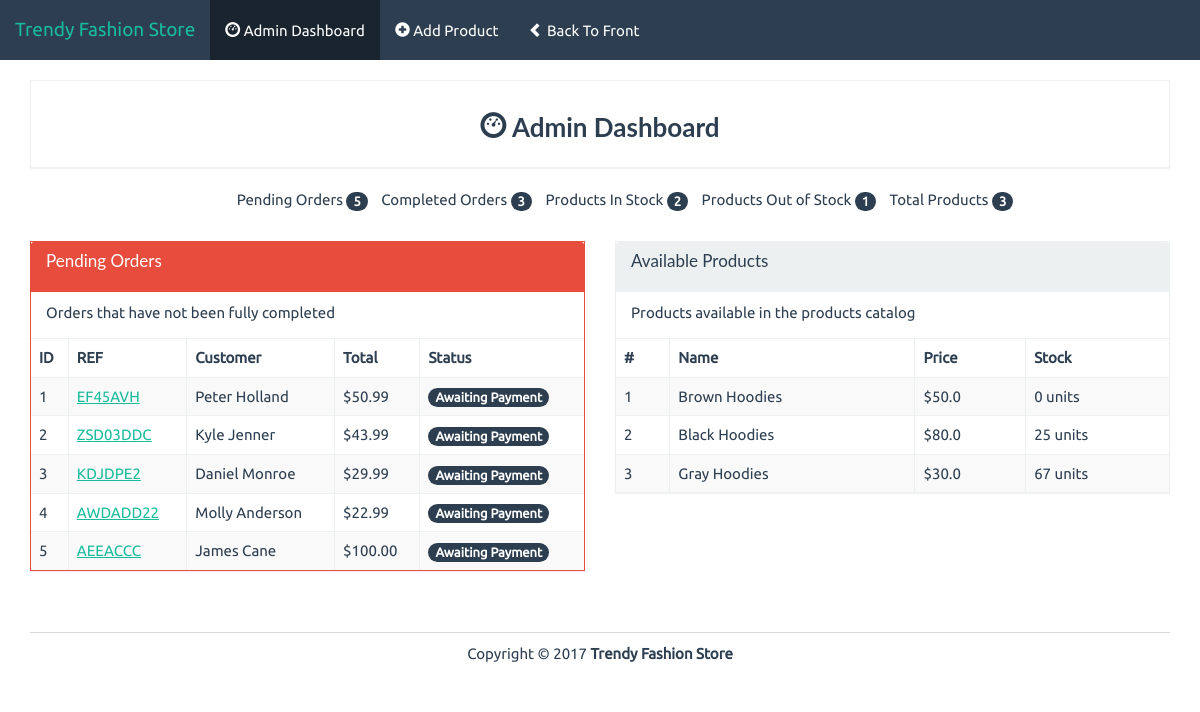
The page /admin on the database its author committed.
### models.py (models this page shows)
class Product(db.Model):
    id = db.Column(db.Integer, primary_key=True)
    name = db.Column(db.String(50), unique=True)
    price = db.Column(db.Integer)  # in cents
    stock = db.Column(db.Integer)
    description = db.Column(db.String(500))
    image = db.Column(db.String(100))
    item_id = db.relationship('Order_Item', backref='product', lazy='dynamic')

### views.py (the view)
@app.route('/admin')
def admin():
    products = Product.query.all()
    products_in_stock = Product.query.filter(Product.stock > 0).count()
    return render_template('admin/index.html', admin=True, products=products, products_in_stock=products_in_stock)

### templates/admin/index.html (shortened to what this page needs)
{% extends "base.html" %}
{% block body %}
<div class="row pad">
	<div class="col-lg-12">
		<div class="panel panel-default">
			<div class="panel-body text-center">
				<h3 class="bold"><i class="glyphicon glyphicon-dashboard"></i> Admin Dashboard</h3>
			</div>
		</div>
	</div>
	<div class="col-lg-12">
		<ul class="summary">
			<li class="">Pending Orders <span class="badge">5</span></li>
			<li class="">Completed Orders <span class="badge">3</span></li>
			<li class="">Products In Stock <span class="badge">{{ products_in_stock }}</span></li>
			<li class="">Products Out of Stock <span class="badge">{{ products|length - products_in_stock }}</span></li>
			<li class="">Total Products <span class="badge">{{ products|length }}</span></li>
		</ul>
	</div>
</div>
<div class="row pad">
	<div class="col-lg-6 pad">
		<div class="panel panel-danger">
			<div class="panel-heading">
				<h3 class="panel-title">Pending Orders</h3>
			</div>
			<div class="panel-body">
				Orders that have not been fully completed
			</div>
			<div class="table-responsive">
				<table class="table table-striped table-bordered">
					<thead>
						<tr>
							<th>ID</th><th>REF</th><th>Customer</th><th>Total</th><th>Status</th>
						</tr>
					</thead>
					<tbody>
						<tr>
							<td>1</td>
							<td><a href="./view-order.html">EF45AVH</a></td>
							<td>Peter Holland</td>
							<td>&dollar;50.99</td>
							<td><span class="badge">Awaiting Payment</span></td>
						</tr>
						<tr>
							<td>2</td>
							<td><a href="./view-order.html">ZSD03DDC</a></td>
							<td>Kyle Jenner</td>
							<td>&dollar;43.99</td>
							<td><span class="badge">Awaiting Payment</span></td>
						</tr>
						<tr>
							<td>3</td>
							<td><a href="./view-order.html">KDJDPE2</a></td>
							<td>Daniel Monroe</td>
							<td>&dollar;29.99</td>
							<td><span class="badge">Awaiting Payment</span></td>
						</tr>
						<tr>
							<td>4</td>
							<td><a href="./view-order.html">AWDADD22</a></td>
							<td>Molly Anderson</td>
							<td>&dollar;22.99</td>
							<td><span class="badge">Awaiting Payment</span></td>
						</tr>
						<tr>
							<td>5</td>
							<td><a href="./view-order.html">AEEACCC</a></td>
							<td>James Cane</td>
							<td>&dollar;100.00</td>
							<td><span class="badge">Awaiting Payment</span></td>
						</tr>
					</tbody>
				</table>
			</div>
		</div>
	</div>
	<div class="col-lg-6 pad">
		<div class="panel panel-default">
			<div class="panel-heading">
				<h3 class="panel-title">Available Products</h3>
			</div>
			<div class="panel-body">
				Products available in the products catalog
			</div>
			<div class="table-responsive">
				<table class="table table-striped table-bordered">
					<thead>
						<tr>
							<th>#</th><th>Name</th><th>Price</th><th>Stock</th>
						</tr>
					</thead>
					<tbody>
						{% for product in products %}
						<tr>
							<td>{{ product.id }}</td>
							<td>{{ product.name }}</td>
							<td>&dollar;{{ product.price/100 }}</td>
							<td>{{ product.stock }} units</td>
						</tr>
						{% endfor %}
					</tbody>
				</table>
			</div>
		</div>
	</div>
</div>
{% endblock %}

### static/css/styles.css (style rules this page uses)
body { font-family: Ubuntu, verdana, georgia, serif, sans-serif; }
a, a:hover, a:active, a:focus, a:visited { text-decoration: none; }
.bold { font-weight: bolder !important; }
table { width: 100%; }
div.panel, .btn, .navbar { border-radius: 0; }
.pad { margin-top: 10px !important; }
div.panel-body { padding-top: 10px; }
.panel-title { margin-bottom: 10px; }
ul.summary { list-style-type: none; text-align: center; }
ul.summary > li { display: inline-block; padding-left: 10px; }

### rows shown on the page
Product: id "1", name "Brown Hoodies", product.price/100 "50.0", stock "0"
Product: id "2", name "Black Hoodies", product.price/100 "80.0", stock "25"
Product: id "3", name "Gray Hoodies", product.price/100 "30.0", stock "67"

### other values the page prints
{{ products_in_stock }} "2"
{{ products|length - products_in_stock }} "1"
{{ products|length }} "3"
